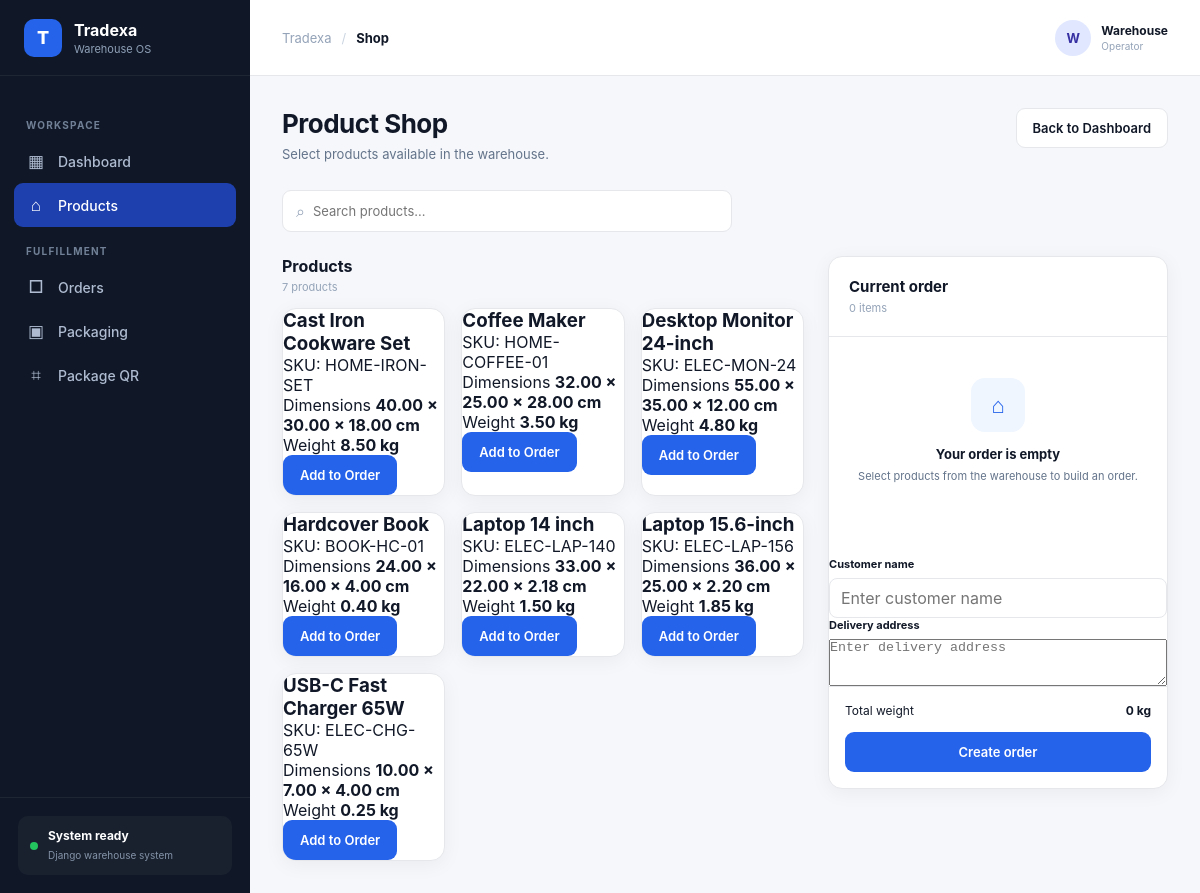
The app's page /shop/ with its own data.
### tradexa_app/models.py (models this page shows, shortened)
class Product(models.Model):
    name = models.CharField(max_length=200)
    sku = models.CharField(max_length=100, unique=True)
    length = models.DecimalField(max_digits=8, decimal_places=2)
    width = models.DecimalField(max_digits=8, decimal_places=2)
    height = models.DecimalField(max_digits=8, decimal_places=2)
    weight = models.DecimalField(max_digits=8, decimal_places=2)

### tradexa_app/views.py (the view, shortened to what this page needs)
# urls.py: path("shop/", views.shop, name="shop"),
def shop(request):
    products = Product.objects.all().order_by("name")
    return render(
        request,
        "tradexa_app/shop.html",
        {
            "products": products
        }
    )

### tradexa_app/templates/tradexa_app/shop.html (shortened to what this page needs)
{% extends "tradexa_app/base.html" %}
{% load static %}
{% block breadcrumb %}
<span>Tradexa</span>
<span class="breadcrumb-separator">/</span>
<strong>Shop</strong>
{% endblock %}
{% block extra_css %}
<link rel="stylesheet" href="{% static 'tradexa_app/css/shop.css' %}">
{% endblock %}
{% block content %}
<div class="page-header">
    <div>
        <h1 class="page-title">Product Shop</h1>
        <p class="page-description">
            Select products available in the warehouse.
        </p>
    </div>
    <a href="{% url 'dashboard' %}" class="btn btn-secondary">
        Back to Dashboard
    </a>
</div>
<div class="shop-toolbar">
    <div class="search-box">
        <span>⌕</span>
        <input
            type="search"
            id="productSearch"
            placeholder="Search products..."
        >
    </div>
</div>
<div class="shop-layout">
<section>
    <div class="section-heading">
        <div>
            <h2>Products</h2>
            <span id="productCount">
                {{ products|length }} products
            </span>
        </div>
    </div>
    <div class="product-grid" id="productGrid">
        {% if products %}
            {% for product in products %}
                <div
                    class="card product-card"
                    data-product-name="{{ product.name|lower }}"
                    data-product-sku="{{ product.sku|lower }}"
                >
                    <div class="product-card-header">
                        <div>
                            <h3>
                                {{ product.name }}
                            </h3>
                            <span>
                                SKU: {{ product.sku }}
                            </span>
                        </div>
                    </div>
                    <div class="product-details">
                        <div>
                            <span>Dimensions</span>
                            <strong>
                                {{ product.length }}
                                ×
                                {{ product.width }}
                                ×
                                {{ product.height }} cm
                            </strong>
                        </div>
                        <div>
                            <span>Weight</span>
                            <strong>
                                {{ product.weight }} kg
                            </strong>
                        </div>
                    </div>
                    <button
                        type="button"
                        class="btn btn-primary add-product"
                        data-product-id="{{ product.id }}"
                        data-product-name="{{ product.name }}"
                        data-product-weight="{{ product.weight }}"
                    >
                        Add to Order
                    </button>
                </div>
            {% endfor %}
        {% endif %}
    </div>
</section>
<aside class="cart-panel card">
    <div class="cart-header">
        <div>
            <h2>Current order</h2>
            <span id="cartCount">
            </span>
        </div>
    </div>
    <div class="cart-items" id="cartItems">
    </div>
    <form method="POST" id="orderForm">
        <div class="order-form">
            <div class="form-group">
                <label for="customerName">
                    Customer name
                </label>
                <input
                    type="text"
                    id="customerName"
                    name="customer_name"
                    placeholder="Enter customer name"
                    required
                >
            </div>
            <div class="form-group">
                <label for="customerAddress">
                    Delivery address
                </label>
                <textarea
                    id="customerAddress"
                    name="address"
                    placeholder="Enter delivery address"
                    rows="3"
                    required
                ></textarea>
            </div>
        </div>
        <div class="cart-footer">
            <div class="cart-summary-row">
                <span>
                    Total weight
                </span>
                <strong id="cartWeight">
                </strong>
            </div>
            <button
                class="btn btn-primary cart-submit"
                id="createOrder"
                type="submit"
                disabled
            >
                Create order
            </button>
        </div>
    </form>
</aside>
</div>
{% endblock %}

### tradexa_app/templates/tradexa_app/base.html (shortened to what this page needs)
{% load static %}
<!DOCTYPE html>
<html lang="en">
<head>
    <link
        rel="stylesheet"
        href="{% static 'tradexa_app/css/base.css' %}"
    >
    {% block extra_css %}
    {% endblock %}
</head>
<body>
<div class="app-shell">
    <aside class="sidebar" id="sidebar">
        <div class="brand">
            <div class="brand-mark">
                T
            </div>
            <div>
                <div class="brand-name">
                    Tradexa
                </div>
                <div class="brand-subtitle">
                    Warehouse OS
                </div>
            </div>
        </div>
        <nav class="sidebar-nav">
            <div class="nav-section-title">
                WORKSPACE
            </div>
            <a
                href="{% url 'dashboard' %}"
                class="nav-item"
            >
                <span class="nav-icon">
                    ▦
                </span>
                <span>
                    Dashboard
                </span>
            </a>
            <a
                href="{% url 'shop' %}"
                class="nav-item"
            >
                <span class="nav-icon">
                    ⌂
                </span>
                <span>
                    Products
                </span>
            </a>
            <div class="nav-section-title">
                FULFILLMENT
            </div>
            <a
                href="{% url 'order_detail' %}"
                class="nav-item"
            >
                <span class="nav-icon">
                    □
                </span>
                <span>
                    Orders
                </span>
            </a>
            <a
                href="{% url 'packaging' %}"
                class="nav-item"
            >
                <span class="nav-icon">
                    ▣
                </span>
                <span>
                    Packaging
                </span>
            </a>
            <a
                href="{% url 'package_qr' %}"
                class="nav-item"
            >
                <span class="nav-icon">
                    ⌗
                </span>
                <span>
                    Package QR
                </span>
            </a>
        </nav>
        <div class="sidebar-footer">
            <div class="system-status">
                <span class="status-dot"></span>
                <div>
                    <strong>
                        System ready
                    </strong>
                    <small>
                        Django warehouse system
                    </small>
                </div>
            </div>
        </div>
    </aside>
    <main class="main-content">
        <header class="topbar">
            <div class="breadcrumb">
                {% block breadcrumb %}{% endblock %}
            </div>
            <div class="topbar-actions">
                <div class="user-profile">
                    <div class="avatar">
                        W
                    </div>
                    <div class="user-info">
                        <strong>
                            Warehouse
                        </strong>
                        <span>
                            Operator
                        </span>
                    </div>
                </div>
            </div>
        </header>
        <div class="page-container">
            {% block content %}
            {% endblock %}
        </div>
    </main>
</div>
</body>
</html>

### tradexa_app/static/tradexa_app/css/base.css (style rules this page uses)
:root { --bg: #f5f7fa; --surface: #ffffff; --surface-soft: #f8fafc; --sidebar: #101827; --sidebar-hover: #1a2537; --text: #111827; --text-secondary: #64748b; --text-muted: #94a3b8; --border: #e5e7eb; --primary: #2563eb; --primary-dark: #1d4ed8; --success: #16a34a; --warning: #d97706; --danger: #dc2626; --radius: 14px; --shadow: 0 4px 20px rgba(15, 23, 42, 0.05); }
* { margin: 0; padding: 0; box-sizing: border-box; }
html { scroll-behavior: smooth; }
body { font-family: Inter, ui-sans-serif, system-ui, -apple-system, BlinkMacSystemFont, "Segoe UI", sans-serif; background: var(--bg); color: var(--text); }
button, input, select { font: inherit; }
button { cursor: pointer; }
a { color: inherit; text-decoration: none; }
.app-shell { min-height: 100vh; display: flex; }
.sidebar { width: 250px; background: var(--sidebar); color: white; position: fixed; left: 0; top: 0; bottom: 0; display: flex; flex-direction: column; z-index: 100; }
.brand { height: 76px; padding: 0 24px; display: flex; align-items: center; gap: 12px; border-bottom: 1px solid rgba(255,255,255,0.06); }
.brand-mark { width: 38px; height: 38px; border-radius: 10px; display: flex; align-items: center; justify-content: center; background: #2563eb; font-weight: 800; font-size: 18px; }
.brand-name { font-weight: 700; font-size: 16px; }
.brand-subtitle { color: #8fa0b7; font-size: 11px; margin-top: 2px; }
.sidebar-nav { padding: 25px 14px; flex: 1; }
.nav-section-title { color: #718096; font-size: 10px; font-weight: 700; letter-spacing: 0.12em; padding: 0 12px; margin: 18px 0 8px; }
.nav-item { height: 44px; padding: 0 12px; display: flex; align-items: center; gap: 12px; border-radius: 9px; color: #aebbd0; font-size: 14px; font-weight: 500; transition: 0.2s; }
.nav-item.active { background: #1e40af; color: white; }
.nav-icon { width: 20px; text-align: center; font-size: 17px; }
.sidebar-footer { padding: 18px; border-top: 1px solid rgba(255,255,255,0.06); }
.system-status { display: flex; align-items: center; gap: 10px; background: rgba(255,255,255,0.04); padding: 12px; border-radius: 10px; }
.status-dot { width: 8px; height: 8px; background: #22c55e; border-radius: 50%; }
.system-status strong { display: block; font-size: 12px; }
.system-status small { color: #8493a8; font-size: 10px; }
.main-content { margin-left: 250px; width: calc(100% - 250px); min-height: 100vh; }
.topbar { height: 76px; background: white; border-bottom: 1px solid var(--border); display: flex; align-items: center; justify-content: space-between; padding: 0 32px; position: sticky; top: 0; z-index: 50; }
.breadcrumb { display: flex; gap: 10px; align-items: center; font-size: 13px; color: var(--text-muted); }
.breadcrumb strong { color: var(--text); }
.breadcrumb-separator { color: #cbd5e1; }
.topbar-actions { display: flex; align-items: center; gap: 18px; }
.user-profile { display: flex; align-items: center; gap: 10px; }
.avatar { width: 36px; height: 36px; border-radius: 50%; background: #e0e7ff; color: #3730a3; display: flex; align-items: center; justify-content: center; font-size: 13px; font-weight: 700; }
.user-info strong { display: block; font-size: 12px; }
.user-info span { display: block; color: var(--text-muted); font-size: 10px; margin-top: 2px; }
.page-container { padding: 32px; max-width: 1600px; margin: auto; }
.page-header { display: flex; align-items: flex-start; justify-content: space-between; gap: 20px; margin-bottom: 28px; }
.page-title { font-size: 26px; font-weight: 750; letter-spacing: -0.02em; }
.page-description { color: var(--text-secondary); font-size: 13px; margin-top: 7px; }
.card { background: var(--surface); border: 1px solid var(--border); border-radius: var(--radius); box-shadow: var(--shadow); }
.btn { height: 40px; padding: 0 16px; border-radius: 9px; border: 1px solid transparent; font-size: 13px; font-weight: 600; display: inline-flex; align-items: center; justify-content: center; gap: 8px; transition: 0.2s; }
.btn-primary { background: var(--primary); color: white; }
.btn-secondary { background: white; border-color: var(--border); color: var(--text); }

### records on screen
Product: name "Cast Iron Cookware Set", sku "HOME-IRON-SET", length "40.00", width "30.00", height "18.00", weight "8.50"
Product: name "Coffee Maker", sku "HOME-COFFEE-01", length "32.00", width "25.00", height "28.00", weight "3.50"
Product: name "Desktop Monitor 24-inch", sku "ELEC-MON-24", length "55.00", width "35.00", height "12.00", weight "4.80"
Product: name "Hardcover Book", sku "BOOK-HC-01", length "24.00", width "16.00", height "4.00", weight "0.40"
Product: name "Laptop 14 inch", sku "ELEC-LAP-140", length "33.00", width "22.00", height "2.18", weight "1.50"
Product: name "Laptop 15.6-inch", sku "ELEC-LAP-156", length "36.00", width "25.00", height "2.20", weight "1.85"
Product: name "USB-C Fast Charger 65W", sku "ELEC-CHG-65W", length "10.00", width "7.00", height "4.00", weight "0.25"

### other values on screen
{{ products|length }} "7"
